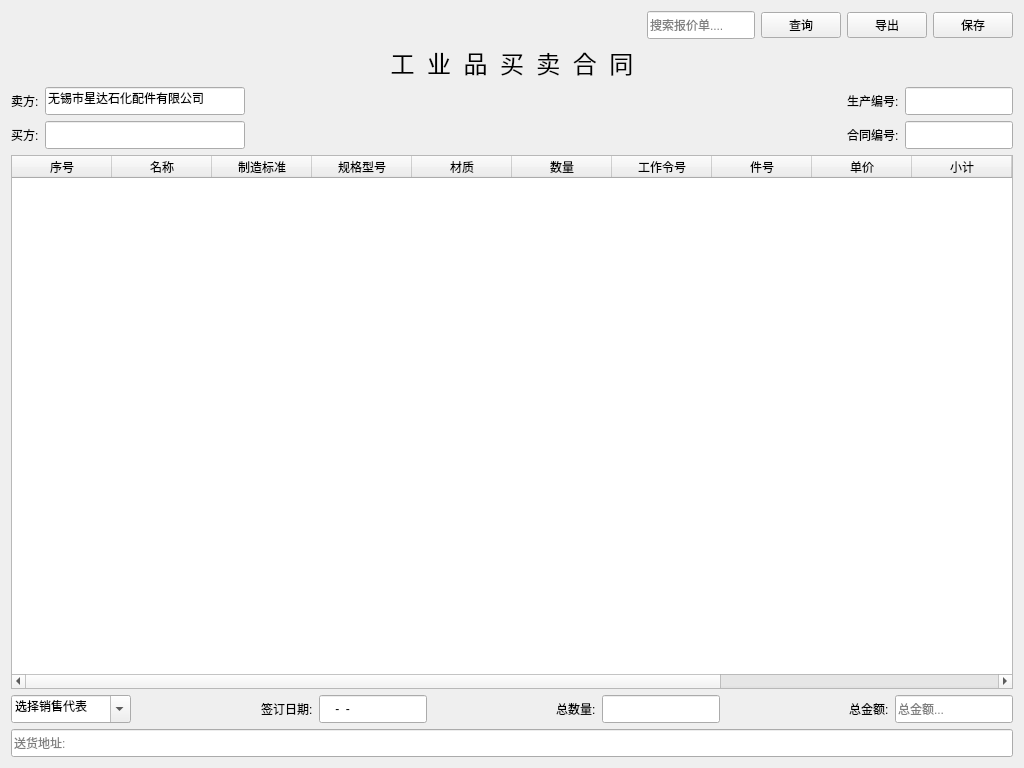
<?xml version="1.0" encoding="UTF-8"?>
<ui version="4.0">
 <class>WidgetOrder</class>
 <widget class="QWidget" name="WidgetOrder">
  <property name="geometry">
   <rect>
    <x>0</x>
    <y>0</y>
    <width>1024</width>
    <height>768</height>
   </rect>
  </property>
  <property name="windowTitle">
   <string>订单合同</string>
  </property>
  <property name="toolTip">
   <string/>
  </property>
  <layout class="QVBoxLayout" name="verticalLayout" stretch="0,0,0,3,0">
   <item>
    <layout class="QHBoxLayout" name="horizontalLayout" stretch="3,0,0,0,0">
     <item>
      <spacer name="horizontalSpacer_2">
       <property name="orientation">
        <enum>Qt::Horizontal</enum>
       </property>
       <property name="sizeHint" stdset="0">
        <size>
         <width>488</width>
         <height>20</height>
        </size>
       </property>
      </spacer>
     </item>
     <item>
      <widget class="QLineEdit" name="Line_search">
       <property name="minimumSize">
        <size>
         <width>0</width>
         <height>28</height>
        </size>
       </property>
       <property name="toolTip">
        <string>搜索</string>
       </property>
       <property name="text">
        <string/>
       </property>
       <property name="placeholderText">
        <string>搜索报价单....</string>
       </property>
       <property name="clearButtonEnabled">
        <bool>true</bool>
       </property>
      </widget>
     </item>
     <item>
      <widget class="QPushButton" name="PBquery">
       <property name="text">
        <string>查询</string>
       </property>
       <property name="icon">
        <iconset resource="../erp.qrc">
         <normaloff>:/png/images/file_manager.png</normaloff>:/png/images/file_manager.png</iconset>
       </property>
      </widget>
     </item>
     <item>
      <widget class="QPushButton" name="PBexport">
       <property name="text">
        <string>导出</string>
       </property>
       <property name="icon">
        <iconset resource="../erp.qrc">
         <normaloff>:/png/images/export.png</normaloff>:/png/images/export.png</iconset>
       </property>
      </widget>
     </item>
     <item>
      <widget class="QPushButton" name="PBsave">
       <property name="text">
        <string>保存</string>
       </property>
       <property name="icon">
        <iconset resource="../erp.qrc">
         <normaloff>:/png/images/save.ico</normaloff>:/png/images/save.ico</iconset>
       </property>
      </widget>
     </item>
    </layout>
   </item>
   <item>
    <widget class="QLabel" name="label">
     <property name="font">
      <font>
       <family>微软雅黑</family>
       <pointsize>18</pointsize>
      </font>
     </property>
     <property name="text">
      <string>工  业  品  买  卖  合  同</string>
     </property>
     <property name="alignment">
      <set>Qt::AlignCenter</set>
     </property>
    </widget>
   </item>
   <item>
    <layout class="QGridLayout" name="gridLayout_2" columnstretch="0,0,2,0,0">
     <item row="0" column="0">
      <widget class="QLabel" name="label_1">
       <property name="text">
        <string>卖方:</string>
       </property>
      </widget>
     </item>
     <item row="0" column="1">
      <widget class="QLineEdit" name="lineEdit_1">
       <property name="minimumSize">
        <size>
         <width>200</width>
         <height>28</height>
        </size>
       </property>
       <property name="text">
        <string>无锡市星达石化配件有限公司</string>
       </property>
      </widget>
     </item>
     <item row="0" column="2" rowspan="2">
      <spacer name="horizontalSpacer">
       <property name="orientation">
        <enum>Qt::Horizontal</enum>
       </property>
       <property name="sizeHint" stdset="0">
        <size>
         <width>508</width>
         <height>46</height>
        </size>
       </property>
      </spacer>
     </item>
     <item row="0" column="3">
      <widget class="QLabel" name="label_3">
       <property name="text">
        <string>生产编号:</string>
       </property>
      </widget>
     </item>
     <item row="0" column="4">
      <widget class="QLineEdit" name="lineEdit_3">
       <property name="minimumSize">
        <size>
         <width>0</width>
         <height>28</height>
        </size>
       </property>
      </widget>
     </item>
     <item row="1" column="0">
      <widget class="QLabel" name="label_2">
       <property name="text">
        <string>买方:</string>
       </property>
      </widget>
     </item>
     <item row="1" column="1">
      <widget class="QLineEdit" name="lineEdit_2">
       <property name="minimumSize">
        <size>
         <width>0</width>
         <height>28</height>
        </size>
       </property>
      </widget>
     </item>
     <item row="1" column="3">
      <widget class="QLabel" name="label_4">
       <property name="text">
        <string>合同编号:</string>
       </property>
      </widget>
     </item>
     <item row="1" column="4">
      <widget class="QLineEdit" name="lineEdit_4">
       <property name="minimumSize">
        <size>
         <width>0</width>
         <height>28</height>
        </size>
       </property>
       <property name="inputMask">
        <string/>
       </property>
      </widget>
     </item>
    </layout>
   </item>
   <item>
    <widget class="QTableWidget" name="TW_order">
     <property name="sizePolicy">
      <sizepolicy hsizetype="Preferred" vsizetype="Preferred">
       <horstretch>0</horstretch>
       <verstretch>0</verstretch>
      </sizepolicy>
     </property>
     <property name="toolTip">
      <string>报价清单</string>
     </property>
     <attribute name="horizontalHeaderStretchLastSection">
      <bool>true</bool>
     </attribute>
     <attribute name="verticalHeaderStretchLastSection">
      <bool>false</bool>
     </attribute>
     <column>
      <property name="text">
       <string>序号</string>
      </property>
     </column>
     <column>
      <property name="text">
       <string>名称</string>
      </property>
     </column>
     <column>
      <property name="text">
       <string>制造标准</string>
      </property>
     </column>
     <column>
      <property name="text">
       <string>规格型号</string>
      </property>
     </column>
     <column>
      <property name="text">
       <string>材质</string>
      </property>
     </column>
     <column>
      <property name="text">
       <string>数量</string>
      </property>
     </column>
     <column>
      <property name="text">
       <string>工作令号</string>
      </property>
     </column>
     <column>
      <property name="text">
       <string>件号</string>
      </property>
     </column>
     <column>
      <property name="text">
       <string>单价</string>
      </property>
     </column>
     <column>
      <property name="text">
       <string>小计</string>
      </property>
     </column>
     <column>
      <property name="text">
       <string>单重</string>
      </property>
     </column>
     <column>
      <property name="text">
       <string>交货期</string>
      </property>
     </column>
     <column>
      <property name="text">
       <string>备注</string>
      </property>
     </column>
     <column>
      <property name="text">
       <string>材料编码</string>
      </property>
     </column>
    </widget>
   </item>
   <item>
    <layout class="QGridLayout" name="gridLayout">
     <item row="0" column="0">
      <widget class="QComboBox" name="comboBox">
       <property name="sizePolicy">
        <sizepolicy hsizetype="Fixed" vsizetype="Fixed">
         <horstretch>0</horstretch>
         <verstretch>0</verstretch>
        </sizepolicy>
       </property>
       <property name="minimumSize">
        <size>
         <width>120</width>
         <height>28</height>
        </size>
       </property>
       <property name="editable">
        <bool>true</bool>
       </property>
       <property name="currentText">
        <string>选择销售代表</string>
       </property>
      </widget>
     </item>
     <item row="0" column="1">
      <spacer name="horizontalSpacer_3">
       <property name="orientation">
        <enum>Qt::Horizontal</enum>
       </property>
       <property name="sizeHint" stdset="0">
        <size>
         <width>68</width>
         <height>20</height>
        </size>
       </property>
      </spacer>
     </item>
     <item row="0" column="2">
      <widget class="QLabel" name="label_7">
       <property name="text">
        <string>签订日期:</string>
       </property>
      </widget>
     </item>
     <item row="0" column="3">
      <widget class="QLineEdit" name="lineEdit_5">
       <property name="sizePolicy">
        <sizepolicy hsizetype="Fixed" vsizetype="Fixed">
         <horstretch>0</horstretch>
         <verstretch>0</verstretch>
        </sizepolicy>
       </property>
       <property name="minimumSize">
        <size>
         <width>0</width>
         <height>28</height>
        </size>
       </property>
       <property name="maximumSize">
        <size>
         <width>150</width>
         <height>28</height>
        </size>
       </property>
       <property name="inputMask">
        <string>9999-99-99</string>
       </property>
      </widget>
     </item>
     <item row="0" column="4">
      <spacer name="horizontalSpacer_4">
       <property name="orientation">
        <enum>Qt::Horizontal</enum>
       </property>
       <property name="sizeHint" stdset="0">
        <size>
         <width>40</width>
         <height>20</height>
        </size>
       </property>
      </spacer>
     </item>
     <item row="0" column="5">
      <widget class="QLabel" name="label_5">
       <property name="text">
        <string>总数量:</string>
       </property>
      </widget>
     </item>
     <item row="0" column="6">
      <widget class="QLineEdit" name="lineEdit_6">
       <property name="minimumSize">
        <size>
         <width>0</width>
         <height>28</height>
        </size>
       </property>
       <property name="maximumSize">
        <size>
         <width>150</width>
         <height>28</height>
        </size>
       </property>
      </widget>
     </item>
     <item row="0" column="7">
      <spacer name="horizontalSpacer_5">
       <property name="orientation">
        <enum>Qt::Horizontal</enum>
       </property>
       <property name="sizeHint" stdset="0">
        <size>
         <width>40</width>
         <height>20</height>
        </size>
       </property>
      </spacer>
     </item>
     <item row="0" column="8">
      <widget class="QLabel" name="label_10">
       <property name="text">
        <string>总金额:</string>
       </property>
      </widget>
     </item>
     <item row="0" column="9">
      <widget class="QLineEdit" name="lineEdit_7">
       <property name="minimumSize">
        <size>
         <width>0</width>
         <height>28</height>
        </size>
       </property>
       <property name="inputMask">
        <string/>
       </property>
       <property name="placeholderText">
        <string>总金额...</string>
       </property>
      </widget>
     </item>
     <item row="1" column="0" colspan="10">
      <widget class="QLineEdit" name="lineEdit">
       <property name="minimumSize">
        <size>
         <width>0</width>
         <height>28</height>
        </size>
       </property>
       <property name="placeholderText">
        <string>送货地址:</string>
       </property>
      </widget>
     </item>
    </layout>
   </item>
  </layout>
 </widget>
 <resources>
  <include location="../erp.qrc"/>
 </resources>
 <connections/>
</ui>
